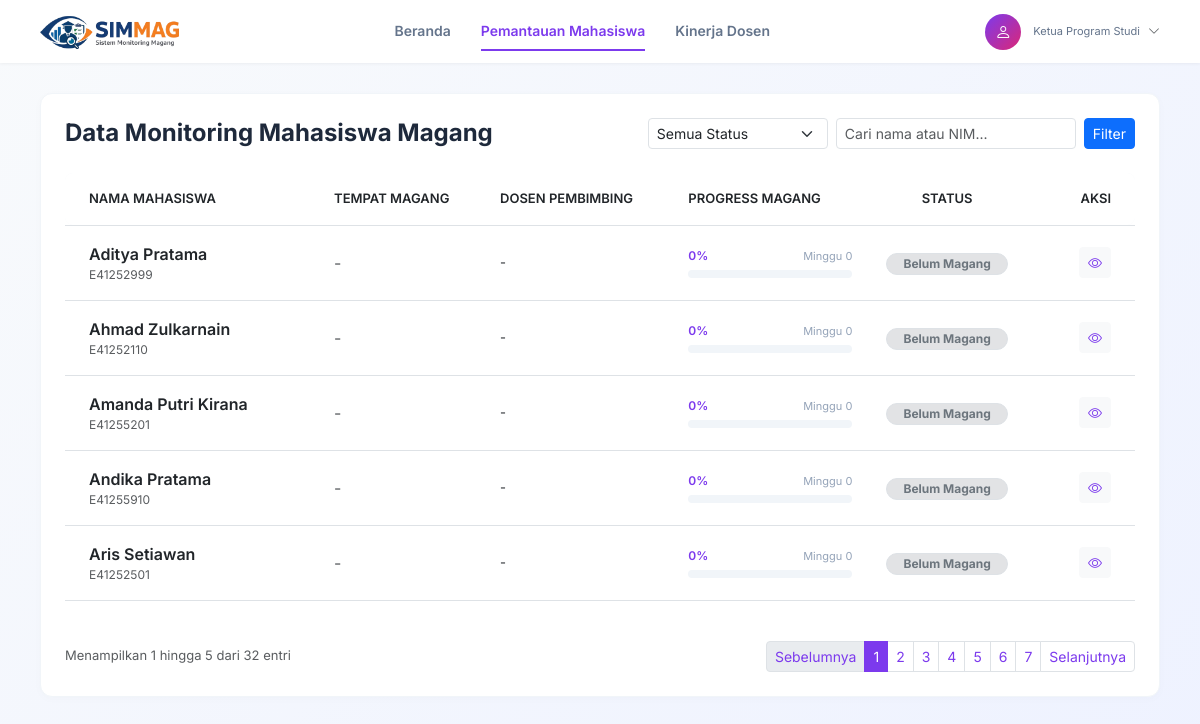
Page /kaprodi/monitoring_mahasiswa.php (signed in) on the committed database.
### tables this page shows
CREATE TABLE `mahasiswa` (
  `id_mahasiswa` int(11) NOT NULL,
  `NIM` varchar(20) NOT NULL,
  `nama` varchar(100) NOT NULL,
  `email` varchar(100) NOT NULL,
  `prodi` varchar(100) NOT NULL,
  `password` varchar(255) NOT NULL,
  `no_hp` varchar(20) DEFAULT NULL
);

### config/paging.php (called while the page is built, shortened)
<?php
$page_active = $_GET['page'] ?? 1;
$limit = $limit ?? 5;
$offset = ($page_active - 1) * $limit;
?>

### kaprodi/monitoring_mahasiswa.php (the view, shortened to what this page needs)
<?php
$db = new Database();
$conn = $db->getConnection();
$page = "monitoring_mahasiswa";
$search = $_GET['search'] ?? '';
include '../config/paging.php';
$query = "
    SELECT
        m.id_mahasiswa,
        m.nama,
        m.NIM,
        pm.tempat_magang,
        pm.status_pendaftaran,
        pm.tanggal_mulai,
        pm.tanggal_selesai,
        d.nama AS nama_dosen,
        MAX(lh.minggu_ke) AS minggu_terakhir
    FROM mahasiswa m
    LEFT JOIN pendaftaran_magang pm ON m.id_mahasiswa = pm.id_mahasiswa
    LEFT JOIN dosen d ON pm.id_dosen = d.id_dosen
    LEFT JOIN laporan_harian lh ON m.id_mahasiswa = lh.id_mahasiswa
    WHERE 1=1
";
$params = [];
$query .= "
    GROUP BY m.id_mahasiswa
    ORDER BY m.nama ASC
    LIMIT $limit
    OFFSET $offset
";
$stmtMahasiswa = $conn->prepare($query);
$stmtMahasiswa->execute($params);
$data_mahasiswa = $stmtMahasiswa->fetchAll(PDO::FETCH_ASSOC);
?>
<!DOCTYPE html>
<html lang="id">
<head>
    <link href="https://cdn.jsdelivr.net/npm/bootstrap@5.3.0/dist/css/bootstrap.min.css" rel="stylesheet">
    <link href="https://cdn.jsdelivr.net/npm/bootstrap-icons/font/bootstrap-icons.css" rel="stylesheet">
    <link rel="stylesheet" href="assets/css/kaprodi.css">
    <link rel="stylesheet" href="assets/css/monitoring.css">
</head>
<body>
    <div class="top-navbar">
        <div class="navbar-brand">
            <img src="../mahasiswa/assets/logo.png" alt="SIMMAG">
        </div>
        <div class="nav-center">
            <a href="dashboard.php" class="<?= ($page == 'dashboard') ? 'active' : '' ?>">Beranda</a>
            <a href="monitoring_mahasiswa.php" class="<?= ($page == 'monitoring_mahasiswa') ? 'active' : '' ?>">Pemantauan Mahasiswa</a>
            <a href="pemantauan_dosen.php" class="<?= ($page == 'pemantauan_dosen') ? 'active' : '' ?>">Kinerja Dosen</a>
        </div>
        <div class="nav-right">
            <div class="profile-section">
                <div class="profile-wrapper">
                    <div class="profile-info" id="profileToggle">
                        <div class="profile-avatar"><i class="bi bi-person"></i></div>
                        <div class="profile-text">
                            <div class="role">Ketua Program Studi</div>
                        </div>
                        <i class="bi bi-chevron-down ms-2 text-muted chevron-icon"></i>
                    </div>
                </div>
            </div>
        </div>
    </div>
    <div class="main-container">
        <div class="table-card">
            <div class="d-flex justify-content-between align-items-center mb-4 flex-wrap gap-3">
                <h4 class="mb-0 fw-bold page-title">Data Monitoring Mahasiswa Magang</h4>
                <form method="GET" class="d-flex align-items-center gap-2 flex-wrap">
                    <select name="status" class="form-select form-select-sm" style="width: 180px;" onchange="this.form.submit()">
                        <option value="">Semua Status</option>
                    </select>
                    <input type="text" name="search" class="form-control form-control-sm" placeholder="Cari nama atau NIM..." value="<?= htmlspecialchars($search) ?>" style="width: 240px;">
                    <button type="submit" class="btn btn-primary btn-sm">Filter</button>
                </form>
            </div>
            <div class="table-responsive">
                <table class="table table-hover align-middle">
                    <thead>
                        <tr>
                            <th class="py-3 px-4">Nama Mahasiswa</th>
                            <th class="py-3">Tempat Magang</th>
                            <th class="py-3">Dosen Pembimbing</th>
                            <th class="py-3 col-progress">Progress Magang</th>
                            <th class="py-3 text-center">Status</th>
                            <th class="py-3 px-4 text-end">Aksi</th>
                        </tr>
                    </thead>
                    <tbody>
                        <?php foreach ($data_mahasiswa as $mhs): ?>
                            <?php
                            $minggu = $mhs['minggu_terakhir'] ?? 0;
                            $progress = 0;
                            ?>
                            <tr>
                                <td class="px-4 py-3">
                                    <div class="fw-semibold text-dark"><?= $mhs['nama'] ?></div>
                                    <div class="text-muted sub-text"><?= $mhs['NIM'] ?></div>
                                </td>
                                <td class="py-3 text-muted">
                                    <?= $mhs['tempat_magang'] ?? '-' ?>
                                </td>
                                <td class="py-3">
                                    <div class="text-dark dosen-name">
                                        <?= $mhs['nama_dosen'] ?? '-' ?>
                                    </div>
                                </td>
                                <td class="py-3">
                                    <div class="d-flex justify-content-between align-items-center mb-1 progress-info">
                                        <span class="progress-percent"><?= round($progress) ?>%</span>
                                        <span class="progress-week">Minggu <?= $minggu ?></span>
                                    </div>
                                    <div class="progress-bar-container">
                                    </div>
                                </td>
                                <td class="py-3 text-center">
                                    <?php
                                    $statusClass = 'bg-secondary-subtle text-secondary';
                                    ?>
                                    <span class="badge <?= $statusClass ?> border px-3 py-1 rounded-pill">
                                        <?= $mhs['status_pendaftaran'] ?? 'Belum Magang' ?>
                                    </span>
                                </td>
                                <td class="px-4 py-3 text-end">
                                    <button class="btn btn-sm btn-light text-purple btn-detail"
                                        data-nama="<?= $mhs['nama'] ?>"
                                        data-nim="<?= $mhs['NIM'] ?>"
                                        data-tempat="<?= $mhs['tempat_magang'] ?? '-' ?>"
                                        data-dosen="<?= $mhs['nama_dosen'] ?? '-' ?>"
                                        data-status="<?= $mhs['status_pendaftaran'] ?? 'Belum Magang' ?>"
                                        data-progress="<?= round($progress) ?>"
                                        data-minggu="<?= $minggu ?>">
                                        <i class="bi bi-eye"></i>
                                    </button>
                                </td>
                            </tr>
                        <?php endforeach; ?>
                    </tbody>
                </table>
            </div>
            <?php include '../config/pagination.php'; ?>
        </div>
    </div>
</body>
</html>

### kaprodi/assets/css/kaprodi.css (style rules this page uses)
body { font-family: 'Inter', sans-serif; background: linear-gradient(135deg, #f8fafc 0%, #eef2ff 100%); color: #1e293b; min-height: 100vh; margin: 0; padding: 0; }
.top-navbar { background-color: #ffffff; padding: 12px 40px; display: flex; align-items: center; justify-content: space-between; box-shadow: 0 1px 3px rgba(0,0,0,0.05); }
.navbar-brand img { height: 35px; }
.nav-center { display: flex; gap: 30px; }
.nav-center a { color: #64748b; text-decoration: none; font-weight: 600; font-size: 14px; padding: 8px 0; border-bottom: 2px solid transparent; transition: all 0.2s; }
.nav-center a:hover, .nav-center a.active { color: #7c3aed; border-bottom: 2px solid #7c3aed; }
.nav-right { display: flex; align-items: center; gap: 20px; }
.profile-section { display: flex; align-items: center; }
.profile-info { display: flex; align-items: center; cursor: pointer; }
.profile-avatar { width: 36px; height: 36px; border-radius: 50%; background: linear-gradient(135deg, #7c3aed, #db2777); color: white; display: flex; align-items: center; justify-content: center; font-size: 16px; margin-right: 12px; }
.profile-text { line-height: 1.2; }
.profile-text .role { font-size: 11px; color: #64748b; }
.profile-wrapper { position: relative; }
.main-container { padding: 30px 40px; max-width: 1400px; margin: 0 auto; }
.table-card { background: white; border-radius: 12px; padding: 24px; box-shadow: 0 2px 10px rgba(0,0,0,0.02); border: 1px solid #f1f5f9; }
.text-purple { color: #7c3aed; }
.chevron-icon { font-size: 12px; }

### kaprodi/assets/css/monitoring.css (style rules this page uses)
.progress-bar-container { height: 8px; background-color: #f1f5f9; border-radius: 10px; width: 100%; margin-top: 5px; }
.table thead { background-color: #f8fafc; color: #64748b; font-size: 13px; text-transform: uppercase; }
.table thead th { font-weight: 600; }
.table thead th:first-child { border-radius: 8px 0 0 8px; }
.table thead th:last-child { border-radius: 0 8px 8px 0; }
.table tbody .student-nim, .table tbody .sub-text { font-size: 12px; }
.table tbody .dosen-name { font-size: 13px; }
.progress-info .progress-percent { font-size: 12px; font-weight: 600; color: #7c3aed; }
.progress-info .progress-week { font-size: 11px; color: #94a3b8; }
.col-progress { width: 180px; }
.page-title { color: #1e293b; }

### rows in the picture
mahasiswa: nama "Aditya Pratama", NIM "E41252999", tempat_magang "-", nama_dosen "-", progress "0", minggu "0", status_pendaftaran "Belum Magang"
mahasiswa: nama "Ahmad Zulkarnain", NIM "E41252110", tempat_magang "-", nama_dosen "-", progress "0", minggu "0", status_pendaftaran "Belum Magang"
mahasiswa: nama "Amanda Putri Kirana", NIM "E41255201", tempat_magang "-", nama_dosen "-", progress "0", minggu "0", status_pendaftaran "Belum Magang"
mahasiswa: nama "Andika Pratama", NIM "E41255910", tempat_magang "-", nama_dosen "-", progress "0", minggu "0", status_pendaftaran "Belum Magang"
mahasiswa: nama "Aris Setiawan", NIM "E41252501", tempat_magang "-", nama_dosen "-", progress "0", minggu "0", status_pendaftaran "Belum Magang"

### other values in the picture
$start_data "1"
$end_data "5"
$total_data "32"
